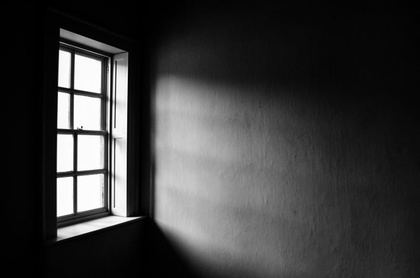
%> input picture a1_20171157/Input_data/Dark1.jpg, 420 x 278 px, shrunk from 660 x 437 before the run
$ octave --eval "result = histEqualization(imread('../Input_data/Dark1.jpg'));"   (GNU Octave 9; MATLAB toolbox functions it lacks are replaced by stand-ins)
%> lines starting %> are read from the running program, lines starting %| are printed output that depends on the picture
 function n_im = histEqualization(im)
if size(im,3) == 3
    im = rgb2gray(im);
else
    im=im;
end
te = im;
total = size(im,1) * size(im,2);
%> total = 116760
subplot(1,2,1);
imshow(im);
title('Original Image');
cnt = zeros(256,1);
pf = zeros(256,1);
d = size(im);
%> d = [278 420]
for i=1:d(1,1)
    for j=1:d(1,2)
        cnt(im(i,j)+1)=cnt(im(i,j)+1)+1;
        pf(im(i,j)+1)=cnt(im(i,j)+1)/total;
    end
end
%> after the loop, cnt = 256 values, max 6406 at index 3, min 0 at index 256, mean 456.1; pf = 256 values, max 0.0549 at index 3, min 0 at index 256, mean 0.00391

sum = 0;
num_bins = 255;

pc = zeros(256,1);
cum_Sum = zeros(256,1);
map_img = zeros(256,1);
map_img = double(map_img);
for i=1:size(pf)
   sum = sum+cnt(i);
   cum_Sum(i) = sum;
   pc(i) = cum_Sum(i)/total;
   map_img(i) = pc(i)*num_bins;
end
%> this loop made 256 passes
%> sum on passes 1 to 3: 2389, 8750, 15156
%> after the loop, cum_Sum = 256 values from 2389 to 116760; map_img = 256 values from 5.22 to 255; pc = 256 values from 0.0205 to 1; sum = 116760
d = size(map_img);
%> d = [256 1]
for i =1:d(1,1)
    map_img(i) = round(map_img(i));
end
%> after the loop, map_img = 256 values from 5 to 255
map_img = uint8(map_img);
map_img;
d = size(im);
%> d = [278 420]
n_im = uint8( zeros( size(im,1) , size(im,2) ) );
for i=1:d(1,1)
    for j=1:d(1,2)
        n_im(i,j) = map_img(im(i,j)+1);
    end
end
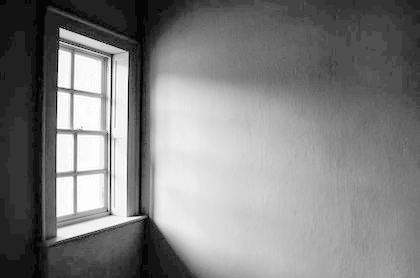
%> n_im: size 278x420 uint8; min 5, max 255, mean 129.8
%> `result = histEqualization(imread('../Input_data/Dark1.jpg'));`:
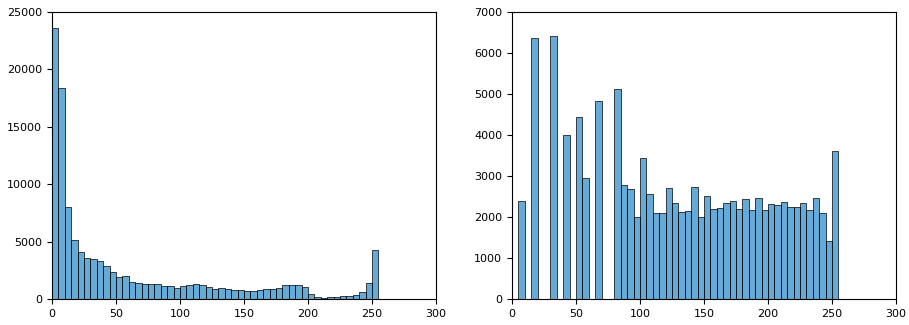
%> figure redrawn from the program's plot data, 2 panels; panel 1: tallest bar 23591 high, from x = 0 to 5; panel 2: tallest bar 6406 high, from x = 30 to 35
%figure
subplot(1,2,2);
imshow(n_im);
title('Histogram equalization');
figure;
subplot(1,2,1)
histogram(te);
subplot(1,2,2);
histogram(n_im);

$ run again, on a1_20171157/Input_data/Q3_C2.jpg
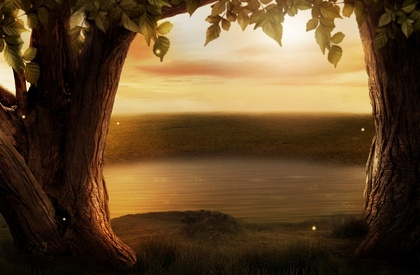
%> input picture a1_20171157/Input_data/Q3_C2.jpg, 420 x 275 px, shrunk from 960 x 628 before the run
%> in histEqualization, `im = rgb2gray(im);`:
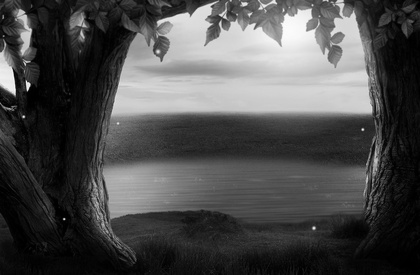
%> im: size 275x420 uint8; min 0, max 254, mean 76.2
%> after the loop in histEqualization, `for i=1:d(1,1)`: cnt = 256 values, max 2092 at index 7, min 0 at index 256, mean 451.2; pf = 256 values, max 0.0181 at index 7, min 0 at index 256, mean 0.00391
%> the loop in histEqualization, `for i=1:size(pf)` made 256 passes
%> sum on passes 1 to 3: 646, 2076, 3650
%> after the loop in histEqualization, `for i=1:size(pf)`: cum_Sum = 256 values from 646 to 115500; map_img = 256 values from 1.43 to 255; pc = 256 values from 0.00559 to 1; sum = 115500
%> in histEqualization, `d = size(map_img);`: d = [256 1]
%> after the loop in histEqualization, `for i =1:d(1,1)`: map_img = 256 values from 1 to 255
%> `result = histEqualization(imread('../Input_data/Dark1.jpg'));`:
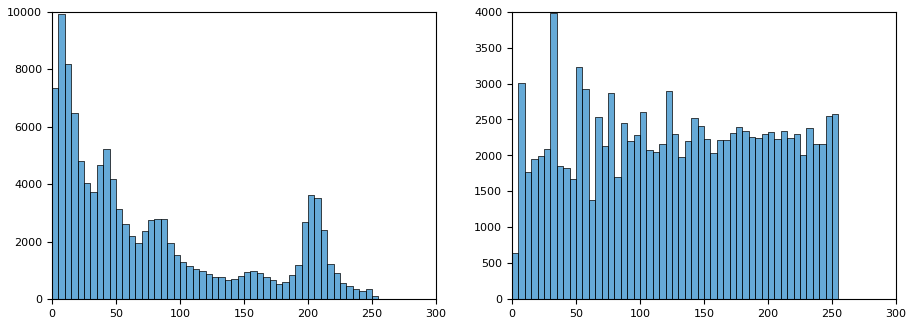
%> figure redrawn from the program's plot data, 2 panels; panel 1: tallest bar 9920 high, from x = 5 to 10; panel 2: tallest bar 3977 high, from x = 30 to 35
